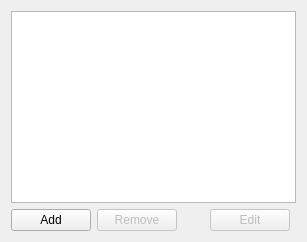
            <widget class="QWidget" name="tabThreshold">
             <attribute name="title">
              <string>Thresholds</string>
             </attribute>
             <layout class="QGridLayout">
              <item row="0" column="0" colspan="5">
               <widget class="QTableWidget" name="FilterTable">
                <property name="sizePolicy">
                 <sizepolicy hsizetype="Preferred" vsizetype="Preferred">
                  <horstretch>0</horstretch>
                  <verstretch>0</verstretch>
                 </sizepolicy>
                </property>
                <property name="selectionMode">
                 <enum>QAbstractItemView::SingleSelection</enum>
                </property>
                <property name="showGrid">
                 <bool>true</bool>
                </property>
               </widget>
              </item>
              <item row="1" column="0">
               <widget class="QPushButton" name="addFilterButton">
                <property name="sizePolicy">
                 <sizepolicy hsizetype="Fixed" vsizetype="Fixed">
                  <horstretch>0</horstretch>
                  <verstretch>0</verstretch>
                 </sizepolicy>
                </property>
                <property name="toolTip">
                 <string/>
                </property>
                <property name="text">
                 <string>Add</string>
                </property>
               </widget>
              </item>
              <item row="1" column="2">
               <spacer>
                <property name="orientation">
                 <enum>Qt::Horizontal</enum>
                </property>
                <property name="sizeHint" stdset="0">
                 <size>
                  <width>21</width>
                  <height>22</height>
                 </size>
                </property>
               </spacer>
              </item>
              <item row="1" column="3">
               <widget class="QPushButton" name="editFilterButton">
                <property name="enabled">
                 <bool>false</bool>
                </property>
                <property name="sizePolicy">
                 <sizepolicy hsizetype="Fixed" vsizetype="Fixed">
                  <horstretch>0</horstretch>
                  <verstretch>0</verstretch>
                 </sizepolicy>
                </property>
                <property name="text">
                 <string>Edit</string>
                </property>
               </widget>
              </item>
              <item row="1" column="1">
               <widget class="QPushButton" name="removeFilterButton">
                <property name="enabled">
                 <bool>false</bool>
                </property>
                <property name="sizePolicy">
                 <sizepolicy hsizetype="Fixed" vsizetype="Fixed">
                  <horstretch>0</horstretch>
                  <verstretch>0</verstretch>
                 </sizepolicy>
                </property>
                <property name="text">
                 <string>Remove</string>
                </property>
               </widget>
              </item>
             </layout>
            </widget>
